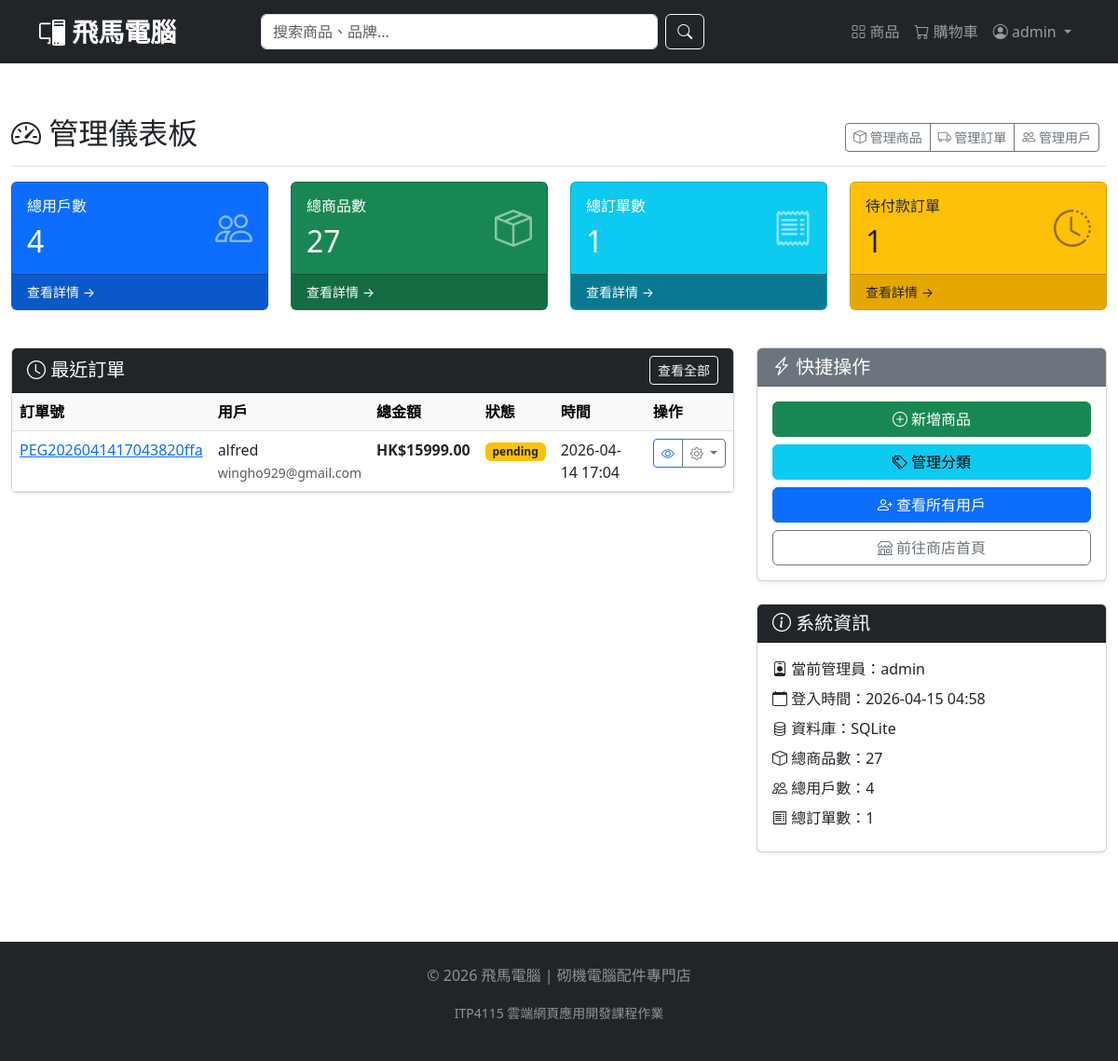
Page /admin/ (signed in) on the earlier database version.
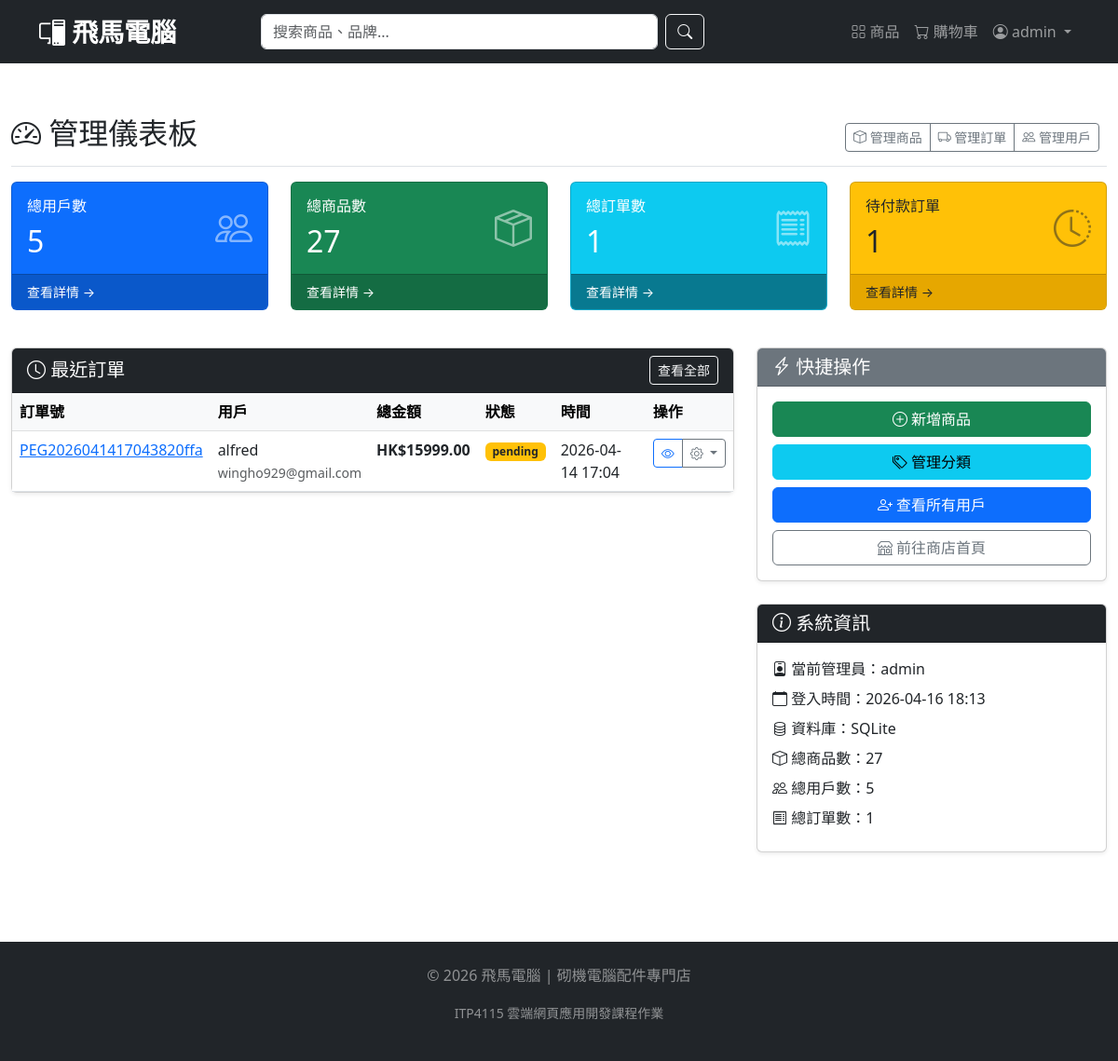
Same page on the later database version.
### models.py (models this page shows, shortened)
class User(db.Model, UserMixin):
    __tablename__ = 'users'
    id = db.Column(db.Integer, primary_key=True)
    username = db.Column(db.String(80), unique=True, nullable=False)
    email = db.Column(db.String(120), unique=True, nullable=False)
    password_hash = db.Column(db.String(128), nullable=False)
    first_name = db.Column(db.String(50))
    last_name = db.Column(db.String(50))
    phone = db.Column(db.String(20))
    address = db.Column(db.String(200))
    is_admin = db.Column(db.Boolean, default=False)
    created_at = db.Column(db.DateTime, default=datetime.utcnow)
    last_login = db.Column(db.DateTime)
    login_count = db.Column(db.Integer, default=0)
    is_active = db.Column(db.Boolean, default=True)
    orders = db.relationship('Order', backref='user', lazy=True, cascade='all, delete-orphan')
    reviews = db.relationship('Review', backref='user', lazy=True, cascade='all, delete-orphan')

### admin.py (the view)
    def wrapper(*args, **kwargs):
        if not current_user.is_authenticated or not current_user.is_admin:
            flash('需要管理员权限', 'danger')
            return redirect(url_for('index'))
        return func(*args, **kwargs)

### admin.py (called while the page is built)
def admin_required(func):
    def wrapper(*args, **kwargs):
        if not current_user.is_authenticated or not current_user.is_admin:
            flash('需要管理员权限', 'danger')
            return redirect(url_for('index'))
        return func(*args, **kwargs)
    wrapper.__name__ = func.__name__
    return wrapper

@admin_bp.route('/')
@login_required
@admin_required
def dashboard():
    total_users = User.query.count()
    total_products = Product.query.count()
    total_orders = Order.query.count()
    pending_orders = Order.query.filter_by(status='pending').count()
    recent_orders = Order.query.order_by(Order.created_at.desc()).limit(10).all()
    return render_template('admin/dashboard.html',
                         total_users=total_users,
                         total_products=total_products,
                         total_orders=total_orders,
                         pending_orders=pending_orders,
                         recent_orders=recent_orders)

### app.py (called while the page is built)
@login_manager.user_loader
def load_user(user_id):
    return User.query.get(int(user_id))

### templates/admin/dashboard.html (shortened to what the changed rows need)
{% extends "base.html" %}
{% block content %}
<div class="container-fluid py-4">
    <div class="d-flex justify-content-between flex-wrap flex-md-nowrap align-items-center pt-3 pb-2 mb-3 border-bottom">
        <h1 class="h2"><i class="bi bi-speedometer2"></i> 管理儀表板</h1>
    </div>
    <div class="row mb-4">
        <div class="col-xl-3 col-md-6 mb-3">
            <div class="card bg-primary text-white h-100">
                <div class="card-body">
                    <div class="d-flex justify-content-between align-items-center">
                        <div>
                            <h6 class="mb-0">總用戶數</h6>
                            <h2 class="mt-2 mb-0">{{ total_users }}</h2>
                        </div>
                    </div>
                </div>
            </div>
        </div>
        <div class="col-xl-3 col-md-6 mb-3">
            <div class="card bg-success text-white h-100">
                <div class="card-body">
                    <div class="d-flex justify-content-between align-items-center">
                        <div>
                            <h2 class="mt-2 mb-0">{{ total_products }}</h2>
                        </div>
                    </div>
                </div>
            </div>
        </div>
        <div class="col-xl-3 col-md-6 mb-3">
            <div class="card bg-info text-white h-100">
                <div class="card-body">
                    <div class="d-flex justify-content-between align-items-center">
                        <div>
                            <h2 class="mt-2 mb-0">{{ total_orders }}</h2>
                        </div>
                    </div>
                </div>
            </div>
        </div>
        <div class="col-xl-3 col-md-6 mb-3">
            <div class="card bg-warning text-dark h-100">
                <div class="card-body">
                    <div class="d-flex justify-content-between align-items-center">
                        <div>
                            <h2 class="mt-2 mb-0">{{ pending_orders }}</h2>
                        </div>
                    </div>
                </div>
            </div>
        </div>
    </div>
    <div class="row">
        <div class="col-lg-8 mb-4">
            <div class="card shadow-sm">
                <div class="card-body p-0">
                    <div class="table-responsive">
                        <table class="table table-hover mb-0">
                            <thead class="table-light">
                                <tr>
                                    <th>訂單號</th>
                                    <th>用戶</th>
                                    <th>總金額</th>
                                    <th>狀態</th>
                                    <th>時間</th>
                                    <th>操作</th>
                                </tr>
                            </thead>
                        </table>
                    </div>
                </div>
            </div>
        </div>
        <div class="col-lg-4 mb-4">
            <div class="card shadow-sm">
                <div class="card-body">
                    <ul class="list-unstyled mb-0">
                        <li class="mb-2"><i class="bi bi-person-badge"></i> 當前管理員：{{ current_user.username }}</li>
                        <li class="mb-2"><i class="bi bi-calendar"></i> 登入時間：{{ current_user.last_login.strftime('%Y-%m-%d %H:%M') if current_user.last_login else '-' }}</li>
                        <li class="mb-2"><i class="bi bi-database"></i> 資料庫：SQLite</li>
                        <li class="mb-2"><i class="bi bi-box"></i> 總商品數：{{ total_products }}</li>
                        <li class="mb-2"><i class="bi bi-people"></i> 總用戶數：{{ total_users }}</li>
                        <li class="mb-2"><i class="bi bi-receipt"></i> 總訂單數：{{ total_orders }}</li>
                    </ul>
                </div>
            </div>
        </div>
    </div>
</div>
{% endblock %}

### templates/base.html (shortened to what this page needs)
<!DOCTYPE html>
<html lang="zh-HK">
<head>
    <link href="https://cdn.jsdelivr.net/npm/bootstrap@5.3.0-alpha1/dist/css/bootstrap.min.css" rel="stylesheet">
    <link rel="stylesheet" href="https://cdn.jsdelivr.net/npm/bootstrap-icons@1.11.0/font/bootstrap-icons.css">
    <link href="{{ url_for('static', filename='css/style.css') }}" rel="stylesheet">
</head>
<body>
    <nav class="navbar navbar-expand-lg navbar-dark bg-dark sticky-top">
        <div class="container">
            <a class="navbar-brand fw-bold fs-3" href="{{ url_for('index') }}">
                <i class="bi bi-pc-display"></i> 飛馬電腦
            </a>
            <div class="collapse navbar-collapse" id="navbarMain">
                <form class="d-flex mx-auto w-50" action="{{ url_for('products') }}" method="get">
                    <input class="form-control me-2" type="search" name="search" placeholder="搜索商品、品牌..." aria-label="Search">
                    <button class="btn btn-outline-light" type="submit"><i class="bi bi-search"></i></button>
                </form>
                <ul class="navbar-nav ms-auto">
                    <li class="nav-item"><a class="nav-link" href="{{ url_for('products') }}"><i class="bi bi-grid"></i> 商品</a></li>
                    <li class="nav-item"><a class="nav-link position-relative" href="{{ url_for('cart') }}">
                        <i class="bi bi-cart"></i> 購物車
                    </a></li>
                    {% if current_user.is_authenticated %}
                        <li class="nav-item dropdown">
                            <a class="nav-link dropdown-toggle" href="#" data-bs-toggle="dropdown">
                                <i class="bi bi-person-circle"></i> {{ current_user.username }}
                            </a>
                        </li>
                    {% else %}
                        <li class="nav-item"><a class="nav-link" href="{{ url_for('login') }}"><i class="bi bi-box-arrow-in-right"></i> 登入</a></li>
                        <li class="nav-item"><a class="nav-link" href="{{ url_for('register') }}"><i class="bi bi-person-plus"></i> 註冊</a></li>
                    {% endif %}
                </ul>
            </div>
        </div>
    </nav>
    {% block content %}{% endblock %}
    <footer class="bg-dark text-white-50 mt-5 py-4">
        <div class="container text-center">
            <p>&copy; 2026 飛馬電腦 | 砌機電腦配件專門店</p>
            <p><small>ITP4115 雲端網頁應用開發課程作業</small></p>
        </div>
    </footer>
</body>
</html>

Differences in the rows shown:
changed User "admin": last_login "2026-04-15 04:58" → "2026-04-16 18:13"
Other differences:
{{ total_users }}: "4" → "5"
